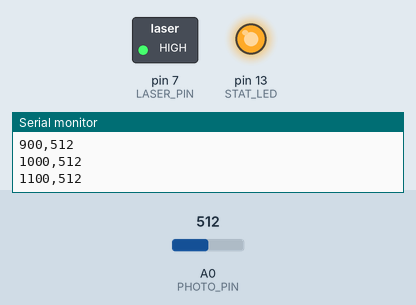
Bench run of a sketch on a simulated Arduino Uno, built with avr-gcc and run on an emulated ATmega328P. Shown: switched loads named in the sketch (green lamp = pin HIGH), output pins drawn as LEDs (lit = HIGH), the last lines printed to the serial monitor. Inputs (shaded band) come from the test bench; at power-on: A0 (PHOTO_PIN) = 512.

Above: at 1.2 s.
1.3 s: A0 (PHOTO_PIN) set to 311
2.8 s: A0 (PHOTO_PIN) set to 285
At 3.8 s:
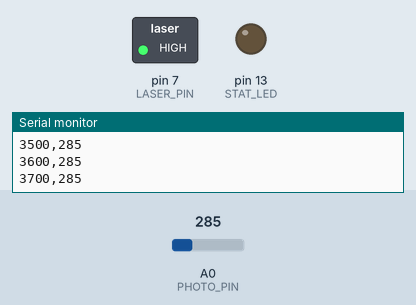
4.3 s: A0 (PHOTO_PIN) set to 306
At 5.0 s:
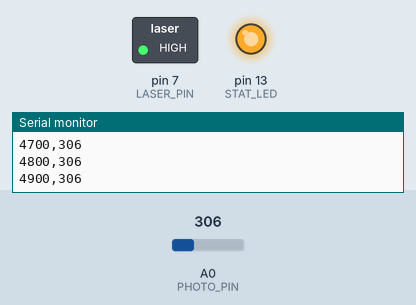
5.8 s: A0 (PHOTO_PIN) set to 290
At 6.1 s:
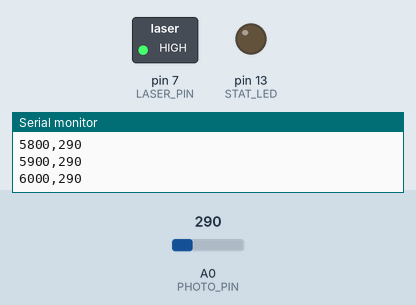
Timing chart, 0 to 8.3 s (numbered marks = the images above; inputs shaded):
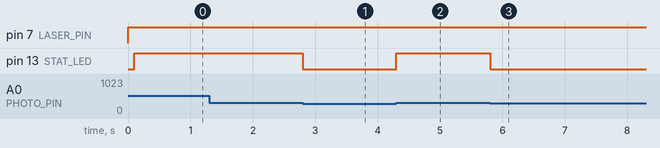

The sketch:

send_receiveTest.ino
```cpp
/*****************************************************************
  photoreflector_laser_blink.ino
  ---------------------------------------------------------------
  • PHOTO_PIN (A0) : フォトリフレクタ出力
  • LASER_PIN (D7) : 5 V レーザーモジュールを 0.5 s ON / 0.5 s OFF
  • STAT_LED  (D13): センサ値がしきい値を超えたら点灯
  • 100 ms ごとに「時刻, raw値」をシリアルへ出力
*****************************************************************/
#include <Arduino.h>

const uint8_t  PHOTO_PIN  = A0;
const uint8_t  LASER_PIN  = 7;          // トランジスタ経由が安全
const uint8_t  STAT_LED   = LED_BUILTIN;

const uint16_t THRESHOLD  = 300;        // ← 固定値・必要なら手動調整
const uint16_t SAMPLE_INT = 100;        // 100 ms ごとに計測
const uint16_t BLINK_INT  = 0;        // レーザー 0.5 s 間隔

void setup()
{
  pinMode(PHOTO_PIN, INPUT);
  pinMode(LASER_PIN, OUTPUT);
  pinMode(STAT_LED,  OUTPUT);
  digitalWrite(LASER_PIN, LOW);         // 初期 OFF
  digitalWrite(STAT_LED,  LOW);

  Serial.begin(9600);
  while (!Serial) ;                     // USB CDC ボード用
  Serial.println(F("=== Photoreflector + Laser Blink Test ==="));
  Serial.print  (F("Fixed threshold = ")); Serial.println(THRESHOLD);
}

void loop()
{
  static uint32_t lastSample = 0;
  static uint32_t lastBlink  = 0;

  /* ---- レーザー点滅 ---- */
  //if (millis() - lastBlink >= BLINK_INT) {
    //lastBlink += BLINK_INT;
    //digitalWrite(LASER_PIN, !digitalRead(LASER_PIN));  // トグル
  //}

  digitalWrite(LASER_PIN, HIGH);
  /* ---- センサ読み取り & 表示 ---- */
  if (millis() - lastSample >= SAMPLE_INT) {
    lastSample += SAMPLE_INT;

    uint16_t v  = analogRead(PHOTO_PIN);
    bool     hi = v > THRESHOLD;
    digitalWrite(STAT_LED, hi ? HIGH : LOW);

    Serial.print(millis()); Serial.print(','); Serial.println(v);
  }
}
```

Measured:
- the behaviour switches between 301 and 300 on A0 (PHOTO_PIN) (found by bisection; images 0 and 1)
- after the input at 2.8 s, pin 13 (STAT_LED): HIGH → LOW at once
- after the input at 4.3 s, pin 13 (STAT_LED): LOW → HIGH at once
- after the input at 5.8 s, pin 13 (STAT_LED): HIGH → LOW at once
